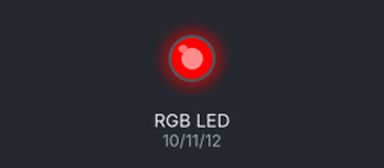
The sketch below on a simulated Arduino Uno, built with avr-gcc and run on an emulated ATmega328P. Shown: an RGB LED mixed from three pins (HIGH = lit).

Above: at 0.5 s.
At 1.5 s:
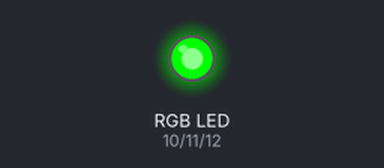
At 5.5 s:
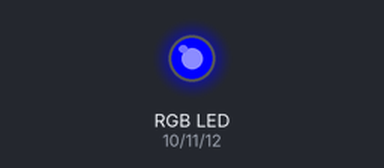
Timing chart, 0 to 6.9 s (numbered marks = the images above):
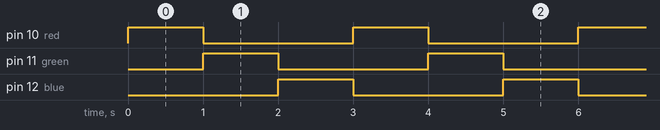

The sketch:

RGB-1.ino
```cpp
const uint8_t red = 10;
const uint8_t green = 11;
const uint8_t blue = 12;

void setup() {
  // put your setup code here, to run once:
  pinMode(red,OUTPUT);
  pinMode(green,OUTPUT);
  pinMode(blue,OUTPUT);
}

void loop() {
  // put your main code here, to run repeatedly:
  digitalWrite(red,HIGH);
  delay(1000);
  digitalWrite(red,LOW);
  digitalWrite(green,HIGH);
  delay(1000);
  digitalWrite(green,LOW);
  digitalWrite(blue,HIGH);
  delay(1000);
  digitalWrite(blue,LOW);


}
```

Measured:
- by itself, pin 10 (red), pin 11 (green), pin 12 (blue): alternates HIGH for 1.0 s and LOW for 2.0 s
- by itself, everything shown: repeats every 3.0 s, in 4 steps
